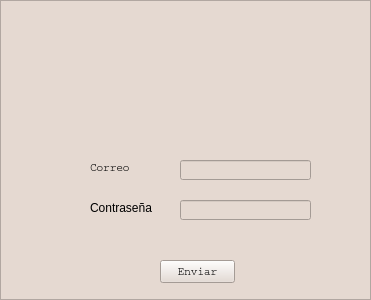
<?xml version="1.0" encoding="UTF-8"?>
<ui version="4.0">
 <class>Form</class>
 <widget class="QWidget" name="Form">
  <property name="geometry">
   <rect>
    <x>0</x>
    <y>0</y>
    <width>371</width>
    <height>300</height>
   </rect>
  </property>
  <property name="font">
   <font>
    <family>MS Shell Dlg 2</family>
   </font>
  </property>
  <property name="windowTitle">
   <string>Login</string>
  </property>
  <property name="windowIcon">
   <iconset resource="../images/imgs_qrc.qrc">
    <normaloff>:/images/icon.png</normaloff>:/images/icon.png</iconset>
  </property>
  <layout class="QVBoxLayout" name="verticalLayout">
   <property name="spacing">
    <number>0</number>
   </property>
   <property name="leftMargin">
    <number>0</number>
   </property>
   <property name="topMargin">
    <number>0</number>
   </property>
   <property name="rightMargin">
    <number>0</number>
   </property>
   <property name="bottomMargin">
    <number>0</number>
   </property>
   <item>
    <widget class="QFrame" name="frame">
     <property name="font">
      <font>
       <family>Courier</family>
       <pointsize>8</pointsize>
       <weight>50</weight>
       <italic>false</italic>
       <bold>false</bold>
      </font>
     </property>
     <property name="styleSheet">
      <string notr="true">background-color: rgb(229, 217, 209);
font: 8pt &quot;Courier&quot;;</string>
     </property>
     <property name="frameShape">
      <enum>QFrame::StyledPanel</enum>
     </property>
     <property name="frameShadow">
      <enum>QFrame::Raised</enum>
     </property>
     <widget class="QLabel" name="label_2">
      <property name="geometry">
       <rect>
        <x>90</x>
        <y>160</y>
        <width>61</width>
        <height>16</height>
       </rect>
      </property>
      <property name="font">
       <font>
        <family>Courier</family>
        <pointsize>8</pointsize>
        <weight>50</weight>
        <italic>false</italic>
        <bold>false</bold>
       </font>
      </property>
      <property name="text">
       <string>Correo</string>
      </property>
     </widget>
     <widget class="QLabel" name="label_3">
      <property name="geometry">
       <rect>
        <x>90</x>
        <y>200</y>
        <width>81</width>
        <height>16</height>
       </rect>
      </property>
      <property name="text">
       <string>Contraseña</string>
      </property>
     </widget>
     <widget class="QLineEdit" name="lineEdit">
      <property name="geometry">
       <rect>
        <x>180</x>
        <y>160</y>
        <width>131</width>
        <height>20</height>
       </rect>
      </property>
     </widget>
     <widget class="QLineEdit" name="lineEdit_2">
      <property name="geometry">
       <rect>
        <x>180</x>
        <y>200</y>
        <width>131</width>
        <height>20</height>
       </rect>
      </property>
     </widget>
     <widget class="QPushButton" name="pushButton">
      <property name="geometry">
       <rect>
        <x>160</x>
        <y>260</y>
        <width>75</width>
        <height>23</height>
       </rect>
      </property>
      <property name="font">
       <font>
        <family>Courier</family>
        <pointsize>8</pointsize>
        <weight>50</weight>
        <italic>false</italic>
        <bold>false</bold>
       </font>
      </property>
      <property name="styleSheet">
       <string notr="true"/>
      </property>
      <property name="text">
       <string>Enviar</string>
      </property>
     </widget>
     <widget class="QLabel" name="label_4">
      <property name="geometry">
       <rect>
        <x>150</x>
        <y>20</y>
        <width>101</width>
        <height>101</height>
       </rect>
      </property>
      <property name="text">
       <string/>
      </property>
      <property name="pixmap">
       <pixmap resource="../images/imgs_qrc.qrc">:/images/logo.png</pixmap>
      </property>
      <property name="scaledContents">
       <bool>true</bool>
      </property>
     </widget>
    </widget>
   </item>
  </layout>
 </widget>
 <resources>
  <include location="../images/imgs_qrc.qrc"/>
 </resources>
 <connections/>
</ui>
